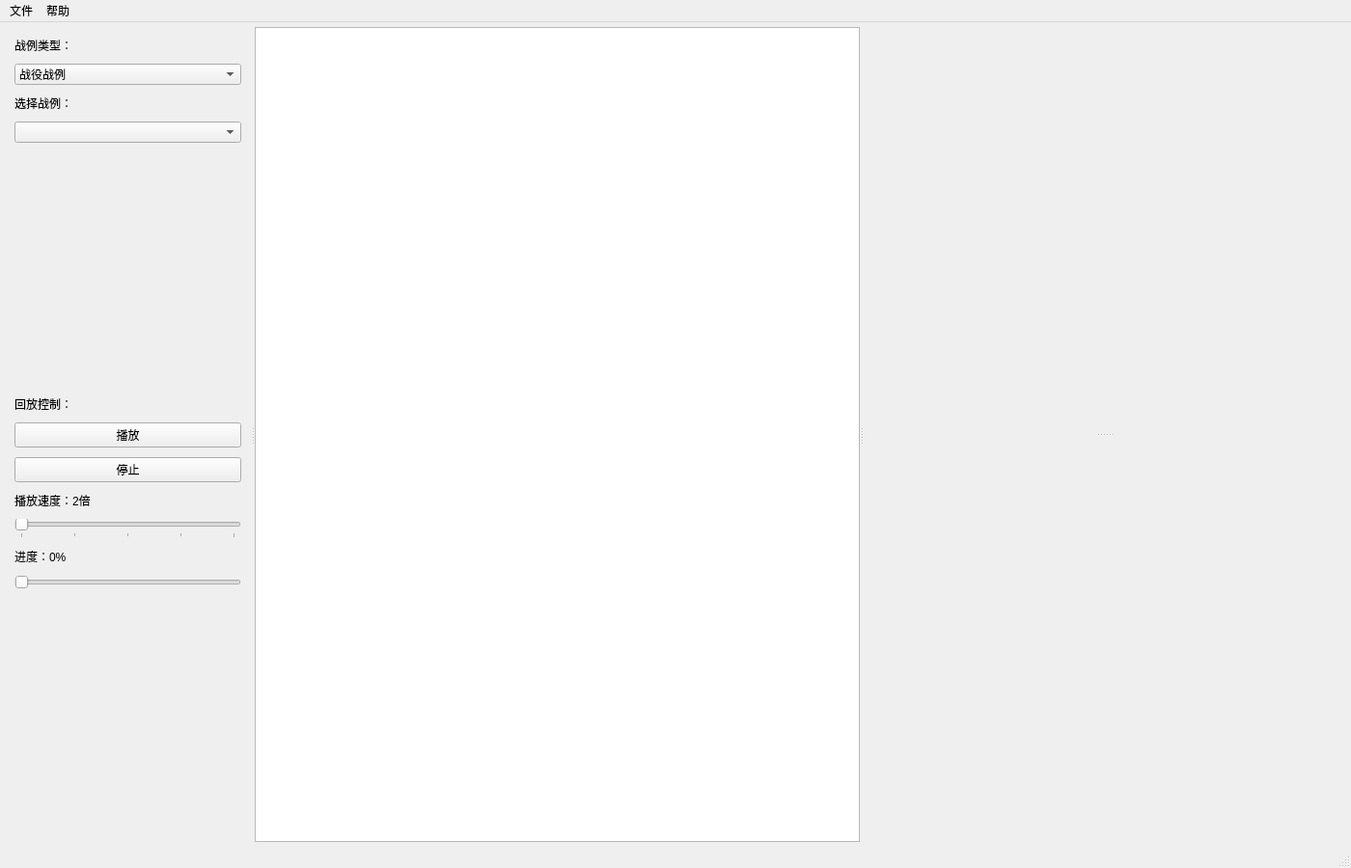
<?xml version="1.0" encoding="UTF-8"?>
<ui version="4.0">
 <class>MainWindow</class>
 <widget class="QMainWindow" name="MainWindow">
  <property name="geometry">
   <rect>
    <x>0</x>
    <y>0</y>
    <width>1400</width>
    <height>900</height>
   </rect>
  </property>
  <property name="windowTitle">
   <string>经典战例态势复盘分析系统</string>
  </property>
  <widget class="QWidget" name="centralWidget">
   <layout class="QHBoxLayout" name="horizontalLayout">
    <property name="spacing">
     <number>5</number>
    </property>
    <property name="leftMargin">
     <number>5</number>
    </property>
    <property name="topMargin">
     <number>5</number>
    </property>
    <property name="rightMargin">
     <number>5</number>
    </property>
    <property name="bottomMargin">
     <number>5</number>
    </property>
    <item>
     <widget class="QSplitter" name="mainSplitter">
      <property name="orientation">
       <enum>Qt::Horizontal</enum>
      </property>
      <widget class="QWidget" name="leftPanel">
       <layout class="QVBoxLayout" name="leftLayout">
        <property name="spacing">
         <number>10</number>
        </property>
        <property name="leftMargin">
         <number>10</number>
        </property>
        <property name="topMargin">
         <number>10</number>
        </property>
        <property name="rightMargin">
         <number>10</number>
        </property>
        <property name="bottomMargin">
         <number>10</number>
        </property>
        <item>
         <widget class="QLabel" name="caseTypeLabel">
          <property name="text">
           <string>战例类型：</string>
          </property>
         </widget>
        </item>
        <item>
         <widget class="QComboBox" name="caseTypeCombo">
          <item>
           <property name="text">
            <string>战役战例</string>
           </property>
          </item>
          <item>
           <property name="text">
            <string>战术战例</string>
           </property>
          </item>
         </widget>
        </item>
        <item>
         <widget class="QLabel" name="caseLabel">
          <property name="text">
           <string>选择战例：</string>
          </property>
         </widget>
        </item>
        <item>
         <widget class="QComboBox" name="caseCombo"/>
        </item>
        <item>
         <spacer name="verticalSpacer_1">
          <property name="orientation">
           <enum>Qt::Vertical</enum>
          </property>
          <property name="sizeHint" stdset="0">
           <size>
            <width>20</width>
            <height>40</height>
           </size>
          </property>
         </spacer>
        </item>
        <item>
         <widget class="QLabel" name="controlLabel">
          <property name="text">
           <string>回放控制：</string>
          </property>
         </widget>
        </item>
        <item>
         <widget class="QPushButton" name="playPauseBtn">
          <property name="text">
           <string>播放</string>
          </property>
         </widget>
        </item>
        <item>
         <widget class="QPushButton" name="stopBtn">
          <property name="text">
           <string>停止</string>
          </property>
         </widget>
        </item>
        <item>
         <widget class="QLabel" name="speedLabel">
          <property name="text">
           <string>播放速度：2倍</string>
          </property>
         </widget>
        </item>
        <item>
         <widget class="QSlider" name="speedSlider">
          <property name="minimum">
           <number>0</number>
          </property>
          <property name="maximum">
           <number>4</number>
          </property>
          <property name="value">
           <number>0</number>
          </property>
          <property name="orientation">
           <enum>Qt::Horizontal</enum>
          </property>
          <property name="tickPosition">
           <enum>QSlider::TicksBelow</enum>
          </property>
          <property name="tickInterval">
           <number>1</number>
          </property>
         </widget>
        </item>
        <item>
         <widget class="QLabel" name="progressLabel">
          <property name="text">
           <string>进度：0%</string>
          </property>
         </widget>
        </item>
        <item>
         <widget class="QSlider" name="progressSlider">
          <property name="minimum">
           <number>0</number>
          </property>
          <property name="maximum">
           <number>100</number>
          </property>
          <property name="value">
           <number>0</number>
          </property>
          <property name="orientation">
           <enum>Qt::Horizontal</enum>
          </property>
         </widget>
        </item>
        <item>
         <spacer name="verticalSpacer_2">
          <property name="orientation">
           <enum>Qt::Vertical</enum>
          </property>
          <property name="sizeHint" stdset="0">
           <size>
            <width>20</width>
            <height>40</height>
           </size>
          </property>
         </spacer>
        </item>
       </layout>
      </widget>
      <widget class="QWidget" name="mapPanel">
       <layout class="QVBoxLayout" name="mapLayout">
        <property name="spacing">
         <number>0</number>
        </property>
        <property name="leftMargin">
         <number>0</number>
        </property>
        <property name="topMargin">
         <number>0</number>
        </property>
        <property name="rightMargin">
         <number>0</number>
        </property>
        <property name="bottomMargin">
         <number>0</number>
        </property>
        <item>
         <widget class="MapWidget" name="mapWidget"/>
        </item>
       </layout>
      </widget>
      <widget class="QSplitter" name="rightSplitter">
       <property name="minimumSize">
        <size>
         <width>500</width>
         <height>0</height>
        </size>
       </property>
       <property name="orientation">
        <enum>Qt::Vertical</enum>
       </property>
       <widget class="WarCaseInfoWidget" name="infoWidget" native="true"/>
       <widget class="StatisticsWidget" name="statisticsWidget" native="true"/>
      </widget>
     </widget>
    </item>
   </layout>
  </widget>
  <widget class="QMenuBar" name="menuBar">
   <property name="geometry">
    <rect>
     <x>0</x>
     <y>0</y>
     <width>1400</width>
     <height>21</height>
    </rect>
   </property>
   <widget class="QMenu" name="menuFile">
    <property name="title">
     <string>文件</string>
    </property>
    <addaction name="actionExit"/>
   </widget>
   <widget class="QMenu" name="menuHelp">
    <property name="title">
     <string>帮助</string>
    </property>
    <addaction name="actionAbout"/>
   </widget>
   <addaction name="menuFile"/>
   <addaction name="menuHelp"/>
  </widget>
  <widget class="QStatusBar" name="statusBar"/>
  <action name="actionExit">
   <property name="text">
    <string>退出</string>
   </property>
  </action>
  <action name="actionAbout">
   <property name="text">
    <string>帮助</string>
   </property>
  </action>
 </widget>
 <customwidgets>
  <customwidget>
   <class>MapWidget</class>
   <extends>QGraphicsView</extends>
   <header>src/MapWidget.h</header>
  </customwidget>
  <customwidget>
   <class>WarCaseInfoWidget</class>
   <extends>QWidget</extends>
   <header>src/WarCaseInfoWidget.h</header>
  </customwidget>
  <customwidget>
   <class>StatisticsWidget</class>
   <extends>QWidget</extends>
   <header>src/StatisticsWidget.h</header>
  </customwidget>
 </customwidgets>
 <resources/>
 <connections/>
</ui>
